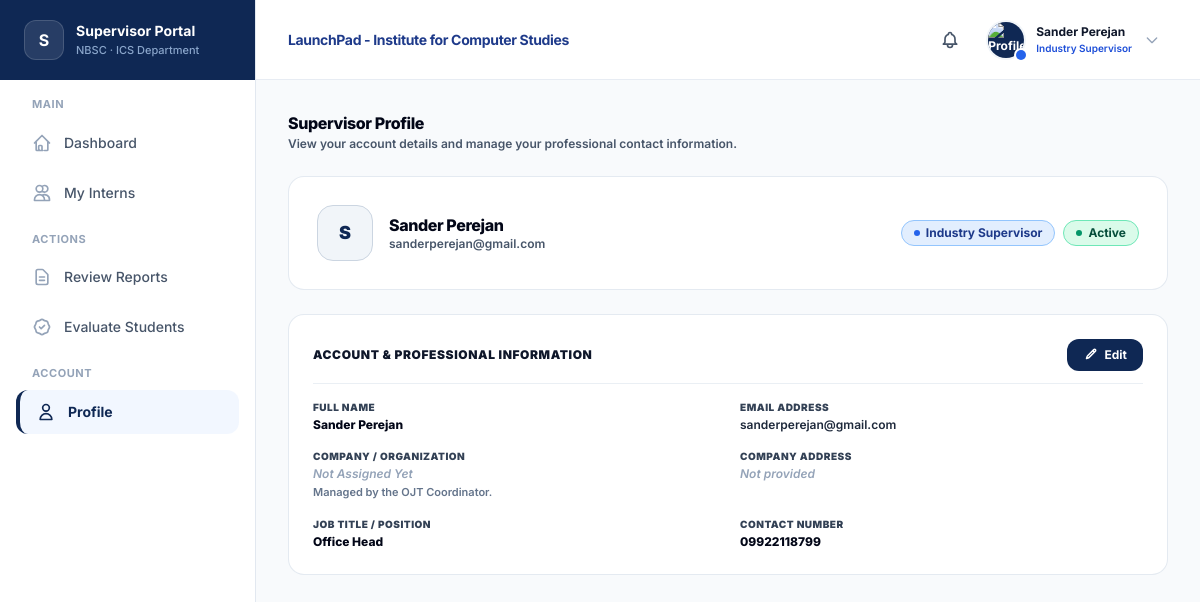
/supervisor/profile.php (signed in), run on the app's committed database.
### tables this page shows
CREATE TABLE `supervisors` (
  `id` int(11) NOT NULL AUTO_INCREMENT,
  `user_id` int(11) NOT NULL,
  `company_id` int(11) DEFAULT NULL,
  `office_id` int(11) DEFAULT NULL,
  `job_title` varchar(150) DEFAULT NULL,
  `contact_number` varchar(30) DEFAULT NULL,
  `created_at` datetime DEFAULT current_timestamp(),
  PRIMARY KEY (`id`),
  UNIQUE KEY `uq_supervisor_user` (`user_id`),
  UNIQUE KEY `uq_supervisor_office` (`office_id`),
  KEY `fk_supervisor_company` (`company_id`),
  KEY `fk_supervisor_user` (`user_id`),
  CONSTRAINT `fk_supervisor_company` FOREIGN KEY (`company_id`) REFERENCES `companies` (`id`) ON DELETE SET NULL ON UPDATE CASCADE,
  CONSTRAINT `fk_supervisor_user` FOREIGN KEY (`user_id`) REFERENCES `users` (`id`) ON DELETE CASCADE ON UPDATE CASCADE
);

CREATE TABLE `users` (
  `id` int(11) NOT NULL AUTO_INCREMENT,
  `name` varchar(255) NOT NULL,
  `email` varchar(255) NOT NULL,
  `password_hash` varchar(255) DEFAULT NULL,
  `role` enum('student','supervisor','coordinator','admin') NOT NULL DEFAULT 'student',
  `status` enum('active','archived') NOT NULL DEFAULT 'active',
  `archived_at` datetime DEFAULT NULL,
  `avatar_url` text DEFAULT NULL,
  `created_at` datetime DEFAULT current_timestamp(),
  `privacy_consent` tinyint(1) DEFAULT 0,
  PRIMARY KEY (`id`),
  UNIQUE KEY `uq_users_email` (`email`),
  KEY `idx_users_status` (`status`)
);

### supervisor/profile.php (called while the page is built, shortened)
<?php
require_once __DIR__ . '/../config/db.php';
$userId       = (int)$_SESSION['user_id'];
$profile = [
    'supervisor_id'  => 0,
    'name'           => $_SESSION['user_name'] ?? 'Supervisor',
    'email'          => $_SESSION['email'] ?? '',
    'avatar_url'     => $_SESSION['user_picture'] ?? null,
    'status'         => 'active',
    'company_name'   => null,
    'company_address' => null,
    'job_title'      => null,
    'contact_number' => null,
];
try {
    $stmt = $pdo->prepare("
        SELECT
            s.id AS supervisor_id,
            s.job_title,
            s.contact_number,
            u.name,
            u.email,
            u.avatar_url,
            u.status,
            c.name AS company_name,
            c.address AS company_address
        FROM supervisors s
        JOIN users u ON s.user_id = u.id
        LEFT JOIN companies c ON s.company_id = c.id
        WHERE s.user_id = ?
        LIMIT 1
    ");
    $stmt->execute([$userId]);
    $row = $stmt->fetch(PDO::FETCH_ASSOC);
    if ($row) {
        $profile = array_merge($profile, $row);
    }
} catch (Exception $e) {
    error_log("Database Error in supervisor/profile.php: " . $e->getMessage());
}
require_once __DIR__ . '/../src/pages/supervisor/profilePage.php';

### src/pages/supervisor/profilePage.php (the view, shortened to what this page needs)
<?php
if (!function_exists('e')) {
    function e($value)
    {
        return htmlspecialchars((string) ($value ?? ''), ENT_QUOTES, 'UTF-8');
    }
}
$supName = !empty($profile['name']) ? $profile['name'] : 'Supervisor';
$supEmail = $profile['email'] ?? '';
$supCompany = $profile['company_name'] ?? null;
$supAddress = $profile['company_address'] ?? '';
$supJob = $profile['job_title'] ?? '';
$supPhone = $profile['contact_number'] ?? '';
$isActive = strtolower($profile['status'] ?? 'active') === 'active';
$notProvided = '<span class="text-slate-400 font-semibold italic">Not provided</span>';
?>
<!DOCTYPE html>
<html lang="en">
<head>
    <script src="https://cdn.tailwindcss.com"></script>
    <link rel="stylesheet" href="<?= BASE_PATH; ?>/public/css/style.css">
</head>
<body class="bg-[#F8FAFC] text-slate-900 subpixel-antialiased selection:bg-[#0F2854] selection:text-white">
    <div class="flex min-h-screen">
        <?php include __DIR__ . '/../../components/supervisor_sidebar.php'; ?>
        <div class="flex-1 flex flex-col min-w-0">
            <?php include __DIR__ . '/../../components/header.php'; ?>
            <main class="p-8 max-w-5xl w-full mx-auto space-y-6 flex-1">
                <div>
                    <h2 class="text-base font-extrabold text-slate-950 leading-snug tracking-tight">Supervisor Profile
                    </h2>
                    <p class="text-slate-600 text-xs font-semibold mt-0.5">View your account details and manage your
                        professional contact information.</p>
                </div>
                <div
                    class="bg-white rounded-2xl p-7 border border-slate-200/90 shadow-xs flex flex-wrap items-center justify-between gap-4">
                    <div class="flex items-center gap-4">
                        <div
                            class="w-14 h-14 rounded-2xl bg-slate-100 border border-slate-300 flex items-center justify-center text-[#0F2854] text-lg font-black overflow-hidden shrink-0 shadow-2xs">
                        </div>
                        <div>
                            <h3 class="text-base font-extrabold text-slate-950 tracking-tight leading-snug">
                                <?= e($supName); ?></h3>
                            <p class="text-xs font-semibold text-slate-600"><?= e($supEmail); ?></p>
                        </div>
                    </div>
                    <div class="flex items-center gap-2">
                        <span
                            class="inline-flex items-center gap-1.5 px-3 py-1 rounded-full bg-blue-100/80 text-blue-900 border border-blue-300 text-xs font-bold shadow-2xs">
                            <span class="w-1.5 h-1.5 rounded-full bg-blue-600"></span>
                            Industry Supervisor
                        </span>
                        <?php if ($isActive): ?>
                            <span
                                class="inline-flex items-center gap-1.5 px-3 py-1 rounded-full bg-emerald-100/80 text-emerald-900 border border-emerald-300 text-xs font-bold shadow-2xs">
                                <span class="w-1.5 h-1.5 rounded-full bg-emerald-600"></span>
                                Active
                            </span>
                        <?php endif; ?>
                    </div>
                </div>
                <div class="bg-white rounded-2xl border border-slate-200/90 shadow-xs p-6 space-y-4">
                    <div class="border-b border-slate-200/70 pb-3 flex justify-between items-center">
                        <h4 class="text-xs font-black uppercase tracking-wider text-slate-900">Account &amp;
                            Professional Information</h4>
                        <button type="button" onclick="openProfileModal()"
                            class="px-4 py-2 bg-[#0F2854] hover:bg-blue-900 text-white text-xs font-bold rounded-xl shadow-xs transition-all inline-flex items-center gap-2 cursor-pointer">
                            <span>Edit</span>
                        </button>
                    </div>
                    <div class="grid grid-cols-1 sm:grid-cols-2 gap-x-6 gap-y-4">
                        <div>
                            <p class="text-[10px] font-black text-slate-700 uppercase tracking-wider">Full Name</p>
                            <p class="text-xs font-extrabold text-slate-950 mt-0.5"><?= e($supName); ?></p>
                        </div>
                        <div>
                            <p class="text-[10px] font-black text-slate-700 uppercase tracking-wider">Email Address</p>
                            <p class="text-xs font-semibold text-slate-800 mt-0.5"><?= e($supEmail); ?></p>
                        </div>
                        <div>
                            <p class="text-[10px] font-black text-slate-700 uppercase tracking-wider">Company /
                                Organization</p>
                            <p class="text-xs font-extrabold text-slate-950 mt-0.5">
                                <?= !empty($supCompany) ? e($supCompany) : '<span class="text-slate-400 font-semibold italic">Not Assigned Yet</span>'; ?>
                            </p>
                            <p class="text-[11px] font-semibold text-slate-500 mt-0.5">Managed by the OJT Coordinator.
                            </p>
                        </div>
                        <div>
                            <p class="text-[10px] font-black text-slate-700 uppercase tracking-wider">Company Address
                            </p>
                            <p class="text-xs font-extrabold text-slate-950 mt-0.5">
                                <?= $supAddress !== '' ? e($supAddress) : $notProvided; ?>
                            </p>
                        </div>
                        <div>
                            <p class="text-[10px] font-black text-slate-700 uppercase tracking-wider">Job Title /
                                Position</p>
                            <p class="text-xs font-extrabold text-slate-950 mt-0.5">
                                <?= $supJob !== '' ? e($supJob) : $notProvided; ?>
                            </p>
                        </div>
                        <div>
                            <p class="text-[10px] font-black text-slate-700 uppercase tracking-wider">Contact Number</p>
                            <p class="text-xs font-extrabold text-slate-950 mt-0.5">
                                <?= $supPhone !== '' ? e($supPhone) : $notProvided; ?>
                            </p>
                        </div>
                    </div>
                </div>
            </main>
        </div>
    </div>
</body>
</html>

### public/css/style.css (style rules this page uses)
html, body { font-family: 'Inter', system-ui, -apple-system, BlinkMacSystemFont, 'Segoe UI', Roboto, sans-serif !important; text-rendering: optimizeLegibility !important; -webkit-font-smoothing: subpixel-antialiased !important; -moz-osx-font-smoothing: auto !important; }

### data on the page
supervisors: user.name "Sander Perejan", user.email "sanderperejan@gmail.com", job_title "Office Head", contact_number "09922118799"

### other printed values
$displayName "Sander Perejan"
$roleLabel "Industry Supervisor"
